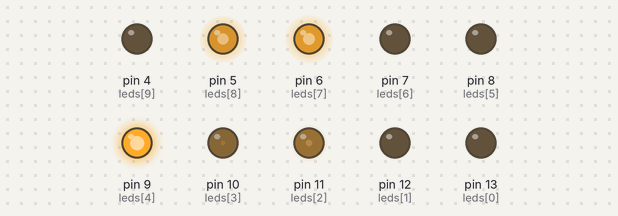
The sketch below on a simulated Arduino Uno, built with avr-gcc and run on an emulated ATmega328P. Shown: output pins drawn as LEDs (lit = HIGH). What the sketch prints to the serial monitor is not drawn.

Above: at 0.74 s.
At 5.92 s:
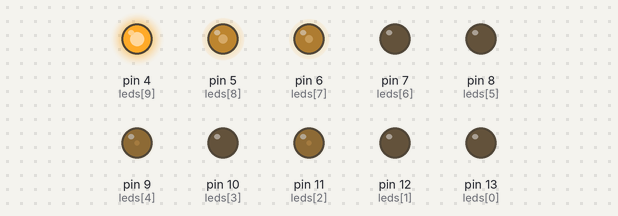
At 9.51 s:
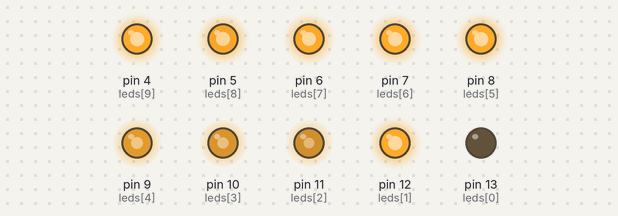
At 19.97 s:
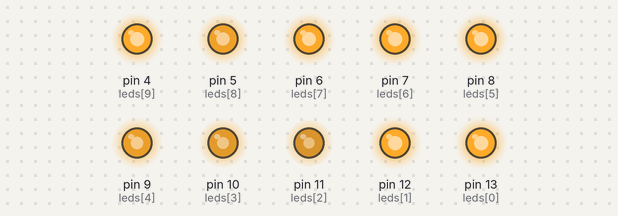
At 29.81 s:
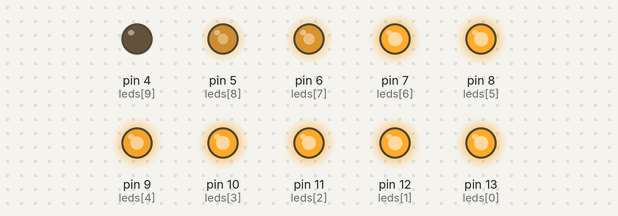
At 38.72 s:
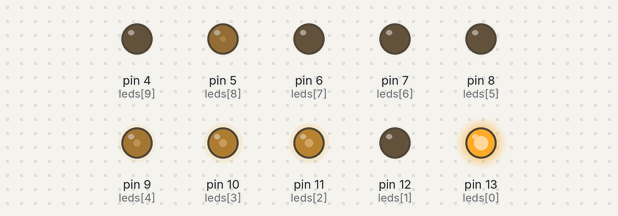
Timing chart, 0 to 40.0 s (numbered marks = the images above):
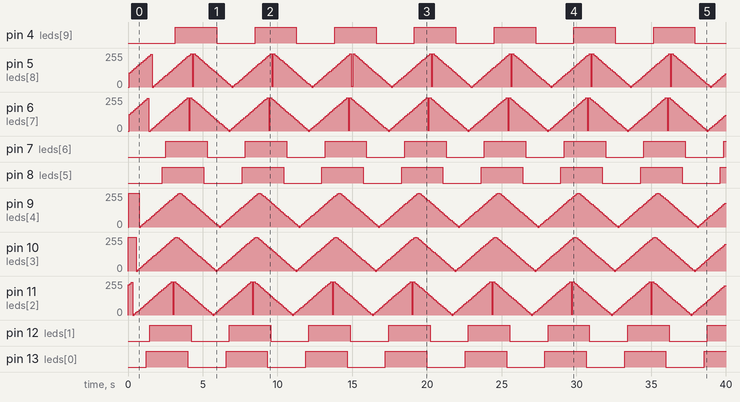

Measured:
- by itself, pin 4 (leds[9]), pin 7 (leds[6]), pin 8 (leds[5]), pin 12 (leds[1]), pin 13 (leds[0]): alternates HIGH for 2.8 s and LOW for 2.6 s
- by itself, pin 11 (leds[2]): 0/255 → 226/255 at 0.02 s, → 236/255 0.10 s later, → 246/255 0.10 s later, → 0/255 0.10 s later, … (390 changes in this stretch)
- by itself, pin 5 (leds[8]): 0/255 → 106/255 at 0.08 s, → 116/255 0.10 s later, → 126/255 0.10 s later, → 136/255 0.10 s later, … (390 changes in this stretch)

The sketch:

sketch_nov20a.ino
```cpp
static int leds[] = {13, 12, 11, 10, 9, 8, 7, 6, 5, 4};
int han[10] = {0,0,0,0,0,0,0,0,0,0};
int pw[10] =  {0, -20,-40, -60, -80, -100, -120, -140, -160, -180};
int POWER = 0;
static int zure = 10;
void setup() {
  // put your setup code here, to run once:
  PIN();
  Serial.begin(9600);
  //Serial.println(han);
  //Serial.println(pw);
}

void loop() {
  // put your main code here, to run repeatedly:
  for (int i = 0; i <= 9; i++) {
    //Serial.println(i);
    POWER = PWM(i);
    Serial.print(i);
    Serial.print(": ");
    Serial.println(pw[i]);
    analogWrite(leds[i], POWER);
    delay(zure);
  }
}


void PIN() {
  for (int i = 0; i <= 9; i++) {
    pinMode(leds[i], OUTPUT);
  }
}

int PWM(int num) {
  int flag = han[num];
  int pwm = pw[num];
  if (flag == 0) {
    pwm = pwm + 10;
    if (pwm >= 255) {
      han[num] = 1;
    }
  } else {
    pwm = pwm - 10;
    if (pwm <= 0) {
      han[num] = 0;
    }
  }
  pw[num] = pwm;
  return pwm;
}
```
